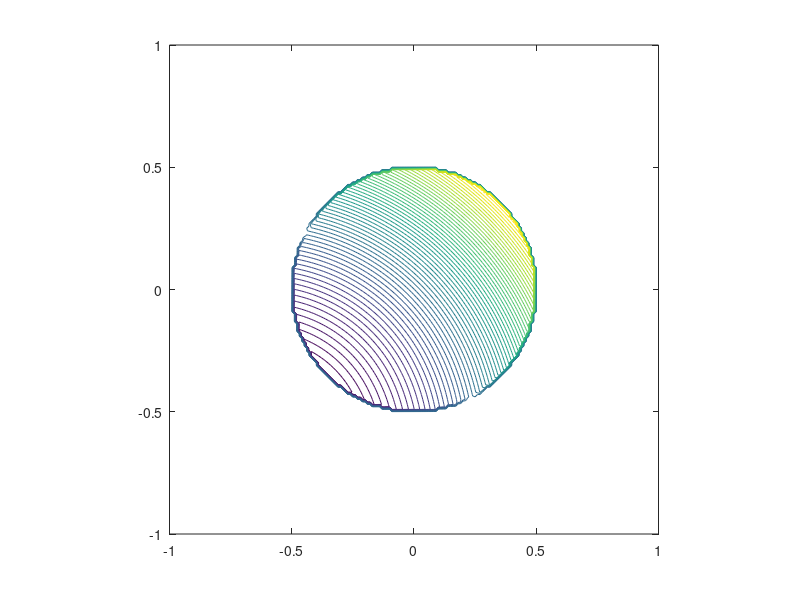

MATLAB code to generate this figure:
m=100;
n=2*m+1;
x=[-m:m]/m;
y=x;
p=zeros(n,n);
ratio=1.25;

for j=1:n
    for i=1:n
        r2=x(i)*x(i)+y(j)*y(j);
        if r2<0.25
            p(i,j)=ratio*(x(i)+y(j))+r2;
        end
    end
end

figure(1)
contour(x,y,p,60);
axis equal;
            
